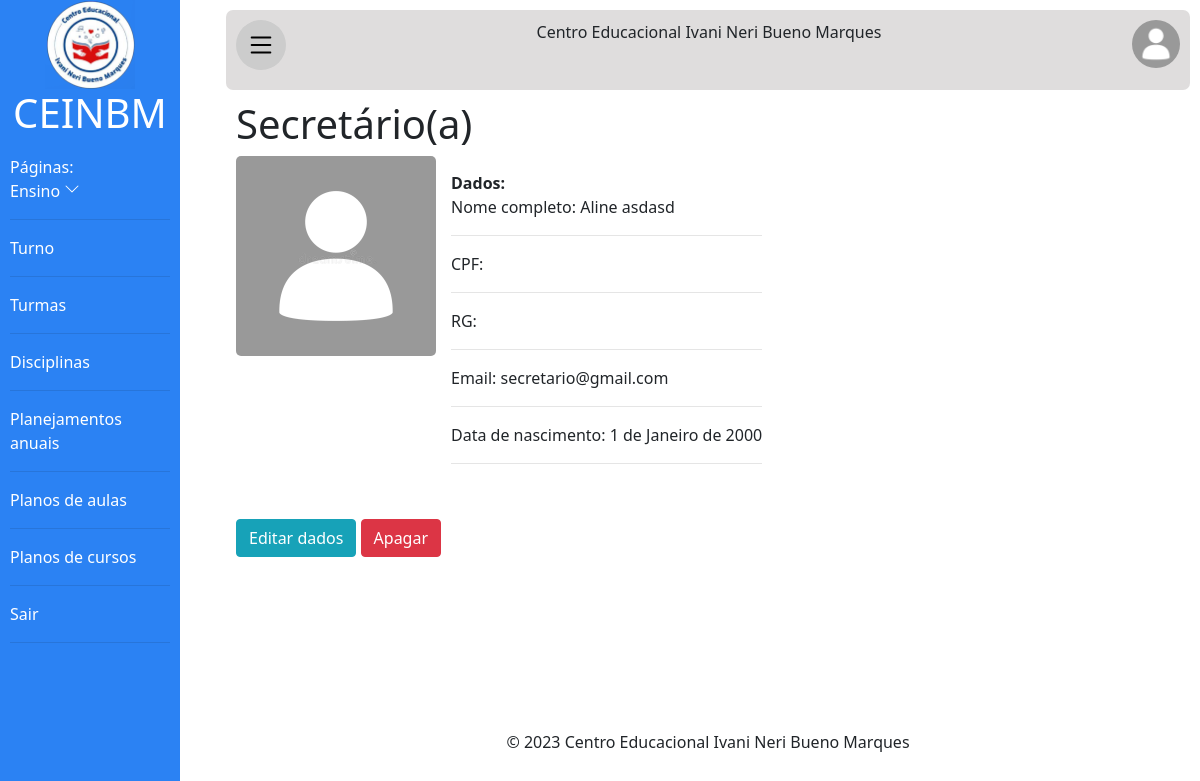
/ceinbm/detalhes/Secretario/1 (signed in), run on the app's committed database.
### principal/models.py (models this page shows, shortened)
class Usuario(models.Model):
    texto_ajuda_senha = 'A senha deverá ter no mínimo 8 caracteres. Deverá ter números e letras.'
    generos = [
        ('Masculino', 'Masculino'),
        ('Feminino', 'Feminino'),
        ('Outro', 'Outro')
    ]
    user = models.OneToOneField(
        User, on_delete=models.CASCADE, blank=True, null=True)
    nome = models.CharField(max_length=50)
    sobrenome = models.CharField(max_length=100)
    genero = models.CharField(
        max_length=30, choices=generos, verbose_name='Gênero', default='Outro')
    email = models.EmailField()
    senha = models.CharField(max_length=128, help_text=texto_ajuda_senha)
    cpf = models.CharField(max_length=14, blank=True, verbose_name='CPF')
    rg = models.CharField(max_length=13, blank=True, verbose_name='RG')
    data_de_nascimento = models.DateField(
        blank=True, null=True, default='01/01/2000', verbose_name='Data de Nascimento')
    class Meta:
        abstract = True

class Secretario(Usuario):
    cargo = models.CharField(
        max_length=100, default='Secretário', verbose_name='Cargo')
    foto = models.ImageField(
        upload_to='fotos_secretarios/', blank=True, null=True, verbose_name='Foto')

### detalhes/views.py (the view)
# urls.py: path('Secretario/<int:id>',views.detalhes_secretario,name='detalhes_secretario'),
@login_required(login_url='login')
@has_permission_decorator(permission_name='ver_secretario')
def detalhes_secretario(request, id):
    secretario = get_object_or_404(Secretario, pk=id)
    return render(request, 'detalhes_secretario.html', {'secretario': secretario})

### detalhes/templates/detalhes_secretario.html (shortened to what this page needs)
{% extends 'baseoficial.html' %}
{% load static %}
{% load bootstrap4 %}
{% block section %}
<h1>Secretário(a)</h1>
<div class="d-flex flex-wrap">
    <div>
        <div>
            {% if secretario.foto %}
            <img id="mostrarfoto" src="{{secretario.foto.url}}" alt="Foto do secretario">
            {% else %}
            <img id="mostrarfoto" src="{% static 'img/avatars/comum.jpg' %}" alt="Foto de usuario padrão">
            {% endif %}
        </div>
    </div>
    <div id="informacoes">
        <div>
            <strong>Dados:</strong>
            <p>Nome completo: {{secretario.user.get_full_name}}</p>
            <hr>
            <p>CPF: {{secretario.cpf}}</p>
            <hr>
            <p>RG: {{secretario.rg}}</p>
            <hr>
            <p>Email: {{secretario.user.email}}</p>
            <hr>
            <p>Data de nascimento: {{secretario.data_de_nascimento}}</p>
            <hr>
        </div>
    </div>
</div>
<br>
{% if perms.auth.modificar_secretario %}
<div>
    <a class="btn btn-info" href="{% url 'edt_secretario' secretario.id %}">Editar dados</a>
    {% if perms.auth.apagar_secretario %}
    <a class="btn btn-danger" href="{% url 'del_secretario' secretario.id %}">Apagar</a>
    {% endif %}
</div>
{% endif %}
{% endblock %}

### templates/static/css/principal.css (style rules this page uses)
* { margin: 0; padding: 0; font-family: 'Segoe UI', Tahoma, Geneva, Verdana, sans-serif; }
body { background-color: rgb(240, 240, 240); min-width: 300px; }
#informacoes { width: 75%; padding: 15px; display: flex; flex-wrap: wrap; justify-content: space-between; }
#mostrarfoto { min-width: 200px; max-width: 200px; border-radius: 5px; }

### data on the page
Secretario: user.get_full_name "Aline asdasd", user.email "secretario@gmail.com", data_de_nascimento "1 de Janeiro de 2000"
